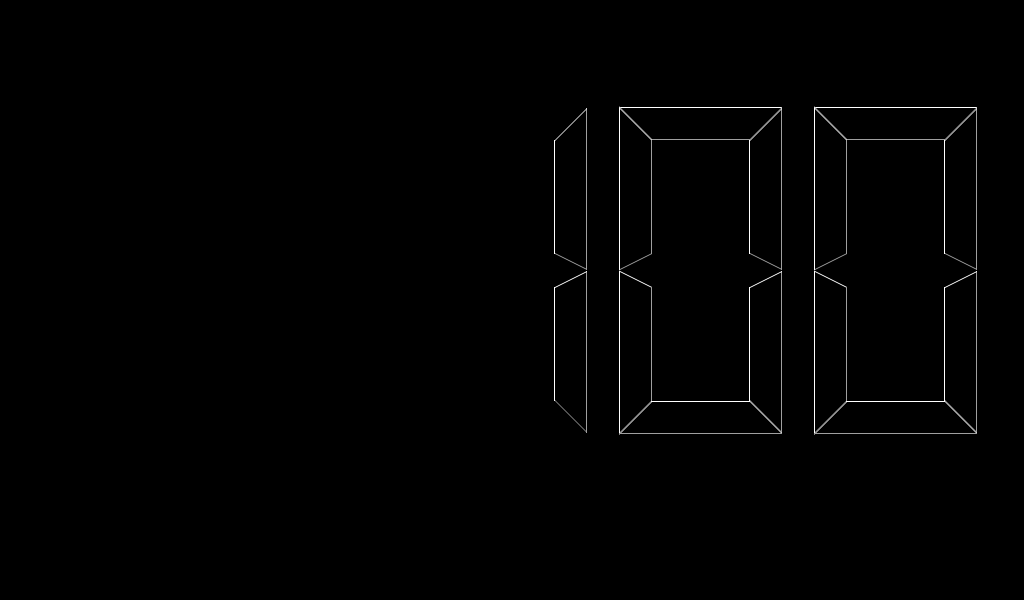
<?xml version="1.0" encoding="UTF-8"?>
<ui version="4.0">
 <class>MainWindow</class>
 <widget class="QMainWindow" name="MainWindow">
  <property name="geometry">
   <rect>
    <x>0</x>
    <y>0</y>
    <width>1024</width>
    <height>600</height>
   </rect>
  </property>
  <property name="windowTitle">
   <string>MainWindow</string>
  </property>
  <property name="styleSheet">
   <string notr="true">background-color: black;</string>
  </property>
  <widget class="QWidget" name="centralwidget">
   <widget class="QLCDNumber" name="lcdNumber">
    <property name="geometry">
     <rect>
      <x>0</x>
      <y>-10</y>
      <width>1011</width>
      <height>561</height>
     </rect>
    </property>
    <property name="font">
     <font>
      <pointsize>24</pointsize>
     </font>
    </property>
    <property name="value" stdset="0">
     <double>100.000000000000000</double>
    </property>
   </widget>
  </widget>
  <widget class="QMenuBar" name="menubar">
   <property name="geometry">
    <rect>
     <x>0</x>
     <y>0</y>
     <width>1024</width>
     <height>18</height>
    </rect>
   </property>
  </widget>
  <widget class="QStatusBar" name="statusbar"/>
 </widget>
 <resources/>
 <connections/>
</ui>
